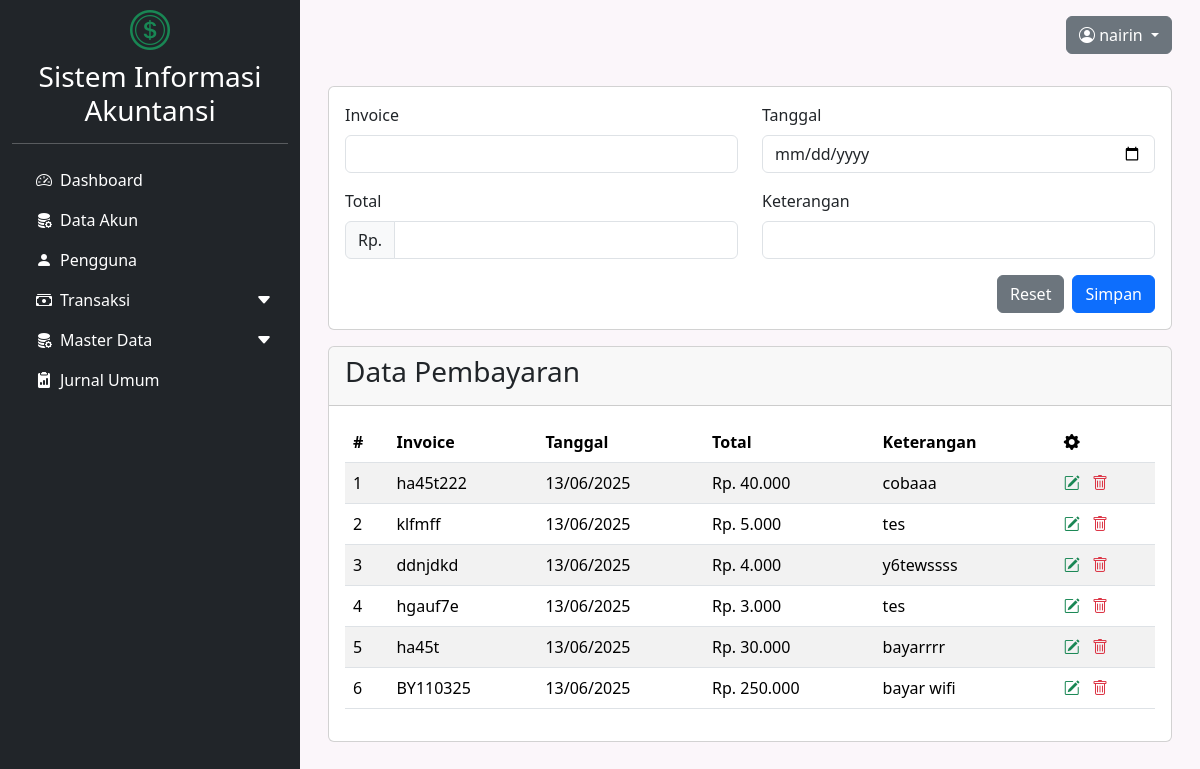
The app's page /dashboard.php?modul=pembayaran (signed in) with its own data.
### tables this page shows
CREATE TABLE `pembayaran` (
  `pembayaran_id` int(11) NOT NULL,
  `invoice_pembayaran` varchar(50) NOT NULL,
  `tanggal_pembayaran` date NOT NULL,
  `total_pembayaran` decimal(15,2) NOT NULL,
  `keterangan` text DEFAULT NULL
);

### modul/pembayaran/index.php (the view, shortened to what this page needs)
<div class="card mb-3">
    <div class="card-body">
        <form action="modul/pembayaran/aksi_pembayaran.php?act=insert" method="post">
            <div class="row mb-3">
                <div class="col-md-6">
                    <label for="invoice_pembayaran" class="form-label">Invoice</label>
                    <input type="text" class="form-control" name="invoice_pembayaran" id="invoice_pembayaran" required>
                </div>
                <div class="col-md-6">
                    <label for="tanggal_pembayaran" class="form-label">Tanggal</label>
                    <input type="date" class="form-control" name="tanggal_pembayaran" id="tanggal_pembayaran" required>
                </div>
            </div>
            <div class="row mb-3">
                <div class="col-md-6">
                    <label for="total_pembayaran" class="form-label">Total</label>
                    <div class="input-group">
                        <span class="input-group-text">Rp.</span>
                        <input type="number" class="form-control" name="total_pembayaran" id="total_pembayaran" required>
                    </div>
                </div>
                <div class="col-md-6">
                    <label for="keterangan" class="form-label">Keterangan</label>
                    <input type="text" class="form-control" name="keterangan" id="keterangan">
                </div>
            </div>
            <div class="row">
                <div class="d-flex">
                    <button type="reset" class="btn btn-secondary me-2">Reset</button>
                    <button type="submit" name="submit" class="btn btn-primary">Simpan</button>
                </div>
            </div>
        </form>
    </div>
</div>
<div class="card">
    <div class="card-header">
        <h3>Data Pembayaran</h3>
    </div>
    <div class="card-body">
        <div class="table-responsive">
            <table class="table table-striped">
                <thead>
                    <tr>
                        <th>#</th>
                        <th>Invoice</th>
                        <th>Tanggal</th>
                        <th>Total</th>
                        <th>Keterangan</th>
                        <th><i class="bi bi-gear-fill"></i></th>
                    </tr>
                </thead>
                <tbody>
                    <?php
                    $query = mysqli_query($koneksi, "SELECT * FROM pembayaran ORDER BY pembayaran_id DESC");
                    $no = 0;
                    while ($row = mysqli_fetch_array($query)) {
                        $no++;
                    ?>
                    <tr>
                        <td><?= $no ?></td>
                        <td><?= htmlspecialchars($row['invoice_pembayaran']) ?></td>
                        <td><?= date('d/m/Y', strtotime($row['tanggal_pembayaran'])) ?></td>
                        <td><?= "Rp. " . number_format($row['total_pembayaran'], 0, ',', '.') ?></td>
                        <td><?= htmlspecialchars($row['keterangan']) ?></td>
                        <td>
                            <a href="#editPembayaran<?= $row['pembayaran_id'] ?>" class="text-decoration-none me-2" data-bs-toggle="modal">
                                <i class="bi bi-pencil-square text-success"></i>
                            </a>
                            <a href="modul/pembayaran/aksi_pembayaran.php?act=delete&id=<?= $row['pembayaran_id']; ?>" class="text-decoration-none" onclick="return confirm('Yakin ingin menghapus data ini?')">
                                <i class="bi bi-trash text-danger"></i>
                            </a>
                        </td>
                    </tr>
                    <?php } ?>
                </tbody>
            </table>
        </div>
    </div>
</div>

### records on screen
pembayaran: invoice_pembayaran "ha45t222", tanggal_pembayaran "13/06/2025", total_pembayaran "40.000", keterangan "cobaaa"
pembayaran: invoice_pembayaran "klfmff", tanggal_pembayaran "13/06/2025", total_pembayaran "5.000", keterangan "tes"
pembayaran: invoice_pembayaran "ddnjdkd", tanggal_pembayaran "13/06/2025", total_pembayaran "4.000", keterangan "y6tewssss"
pembayaran: invoice_pembayaran "hgauf7e", tanggal_pembayaran "13/06/2025", total_pembayaran "3.000", keterangan "tes"
pembayaran: invoice_pembayaran "ha45t", tanggal_pembayaran "13/06/2025", total_pembayaran "30.000", keterangan "bayarrrr"
pembayaran: invoice_pembayaran "BY110325", tanggal_pembayaran "13/06/2025", total_pembayaran "250.000", keterangan "bayar wifi"

### other values on screen
$_SESSION['nama_lengkap'] "nairin"
